Frame 1 (no input): blank canvas, image omitted
Frame 60 (no input): blank canvas, image omitted
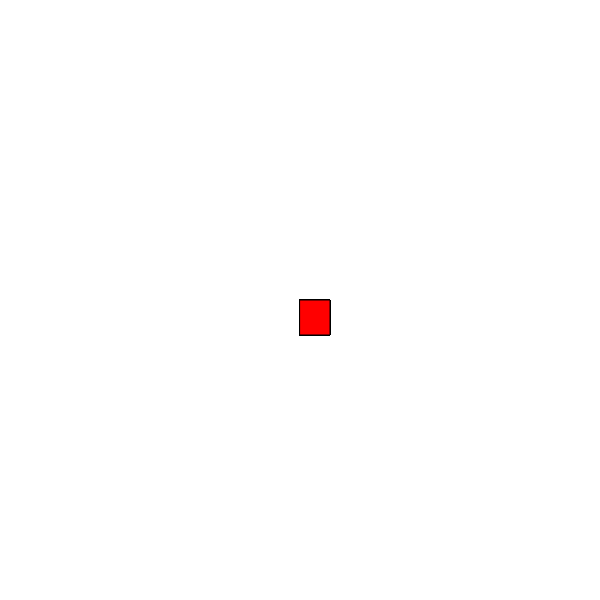
Frame 120 (the mouse pressed at the canvas centre since frame 60)

The p5.js sketch whose frames 1 and 60 were blank and that drew this single picture after the mouse press (run headless with seeded random() and noise() and a simulated clock; from frame 60 on, the mouse is pressed at the canvas centre):

// p5.js sketch
// ── sketch.js
function setup() {
    createCanvas(600, 600);
    background("white");
  }
  
  function draw() {
    
    
    stroke("black");
    fill("red");
   
    // console.log(mouseIsPressed);
    
    if(mouseIsPressed) {
        rect(mouseX, mouseY, 30, 35);
      }
    }
